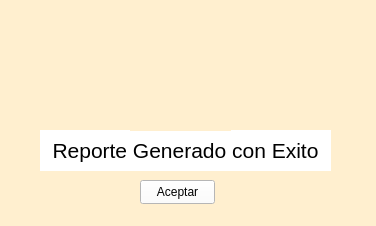
<?xml version="1.0" encoding="UTF-8"?>
<ui version="4.0">
 <class>Form</class>
 <widget class="QWidget" name="Form">
  <property name="geometry">
   <rect>
    <x>0</x>
    <y>0</y>
    <width>376</width>
    <height>226</height>
   </rect>
  </property>
  <property name="windowTitle">
   <string>Form</string>
  </property>
  <property name="styleSheet">
   <string notr="true">background-color: rgb(255, 239, 207);</string>
  </property>
  <widget class="QLabel" name="label">
   <property name="geometry">
    <rect>
     <x>40</x>
     <y>130</y>
     <width>291</width>
     <height>41</height>
    </rect>
   </property>
   <property name="styleSheet">
    <string notr="true">background-color: rgb(255, 255, 255);</string>
   </property>
   <property name="text">
    <string>&lt;html&gt;&lt;head/&gt;&lt;body&gt;&lt;p align=&quot;center&quot;&gt;&lt;span style=&quot; font-size:16pt;&quot;&gt;Reporte Generado con Exito&lt;/span&gt;&lt;/p&gt;&lt;/body&gt;&lt;/html&gt;</string>
   </property>
  </widget>
  <widget class="QPushButton" name="aceptar_1">
   <property name="geometry">
    <rect>
     <x>140</x>
     <y>180</y>
     <width>75</width>
     <height>24</height>
    </rect>
   </property>
   <property name="styleSheet">
    <string notr="true">background-color: rgb(255, 255, 255);</string>
   </property>
   <property name="text">
    <string>Aceptar</string>
   </property>
  </widget>
  <widget class="QLabel" name="label_2">
   <property name="geometry">
    <rect>
     <x>130</x>
     <y>20</y>
     <width>101</width>
     <height>111</height>
    </rect>
   </property>
   <property name="text">
    <string/>
   </property>
   <property name="pixmap">
    <pixmap>Imagenes usadas/d.png</pixmap>
   </property>
   <property name="scaledContents">
    <bool>true</bool>
   </property>
  </widget>
 </widget>
 <resources/>
 <connections/>
</ui>
